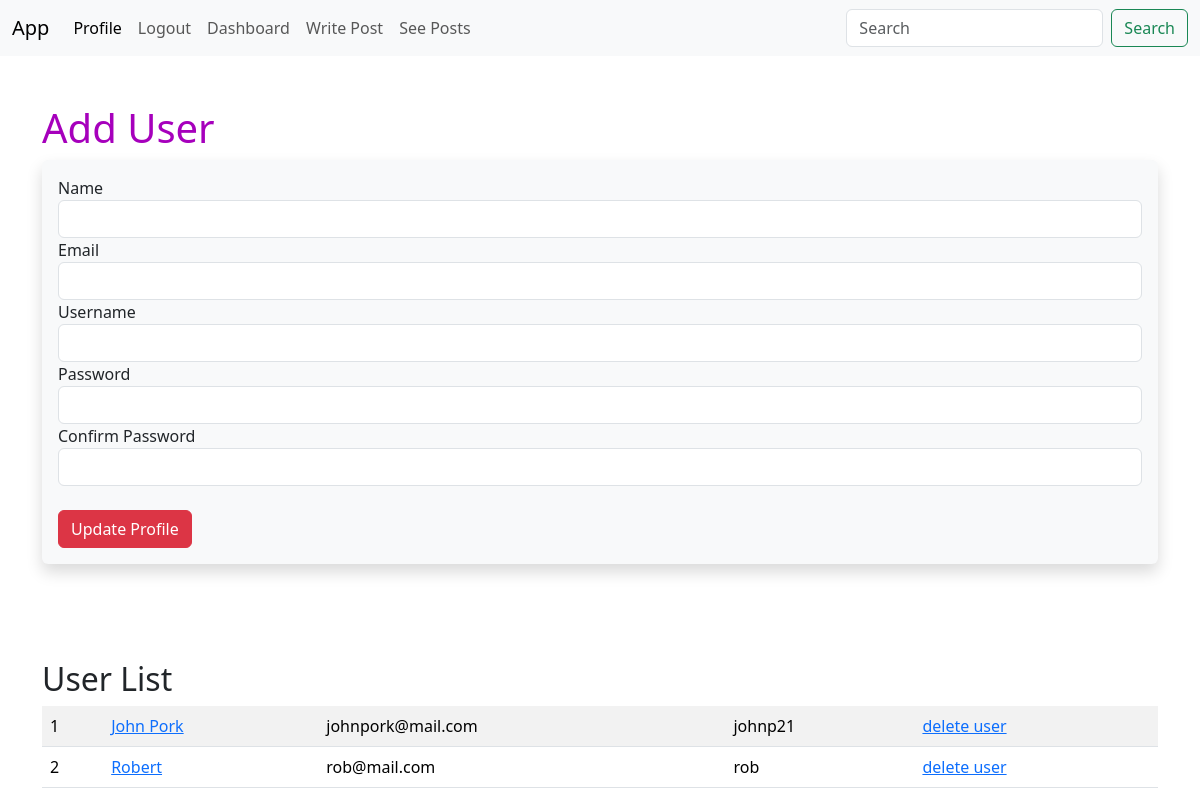
Page /user/add (signed in) on the committed database.
### app.py (models this page shows, shortened)
class Users(db.Model, UserMixin):
    id = db.Column(db.Integer, primary_key=True)
    username = db.Column(db.String(20), nullable=False, unique=True)
    name = db.Column(db.String(100), nullable=False)
    email = db.Column(db.String(100), nullable=False, unique=True)
    date_added = db.Column(db.DateTime, default=datetime.now())
    password_hash = db.Column(db.String(128))
    @property
    def password(self):
        raise AttributeError('Password is not a readable attribute')

### app.py (the view, shortened to what this page needs)
@app.route('/user/add', methods=['GET', 'POST'])
def add_user():
    name = None
    form = UserForm()
    our_users = Users.query.order_by(Users.date_added)
    return render_template('add_user.html',
                            form=form,
                            name=name,
                            our_users=our_users)

### webforms.py
class UserForm(FlaskForm):
    name = StringField('Name', validators=[DataRequired()])
    email = StringField('Email', validators=[DataRequired()])
    username = StringField('Username', validators=[DataRequired()])
    password_hash = PasswordField('Password',
                                  validators=[DataRequired(), EqualTo('password_hash2', message='Passwords not matching')])
    password_hash2 = PasswordField('Confirm Password',
                                   validators=[DataRequired()])
    submit = SubmitField('Update Profile')

### app.py (called while the page is built)
@login_manager.user_loader
def load_user(user_id):
    return Users.query.get(int(user_id))

### templates/add_user.html (shortened to what this page needs)
{% extends 'base.html' %}
{% block content%}
    {% if name %}
        <p>
    {% else %}
        <h1>Add User</h1>
        <div class="shadow p-3 mb-5 bg-body-tertiary rounded">
            <form method="POST">
                <div>
                    {{ form.name.label }} {{ form.name(class="form-control") }}
                </div>
                <div>
                    {{ form.email.label }} {{ form.email(class="form-control") }}
                </div>
                <div>
                    {{ form.username.label }} {{ form.username(class="form-control") }}
                </div>
                <div>
                    {{ form.password_hash.label }} {{ form.password_hash(class="form-control") }}
                </div>
                <div>
                    {{ form.password_hash2.label }} {{ form.password_hash2(class="form-control") }}
                </div>
                <div>
                    <br>
                    {{form.submit(class="btn btn-danger")}}
                </div>
            </form>
        </div>
    {% endif %}
    <br><br>
    <h2>User List</h2>
    <table class="table table-striped table-hover">
    {% for our_user in our_users %}
        <tr>
            <td>{{ our_user.id }}</td>
            <td><a href="{{ url_for('update', id=our_user.id )}}">{{ our_user.name }}</a></td>
            <td>{{ our_user.email }}</td>
            <td>{{ our_user.username }}</td>
            <td><a href="{{ url_for('delete', id=our_user.id )}}">delete user</a></td>
        </tr>
    {% endfor %}
    </table>
{% endblock %}

### static/css/style.css (style rules this page uses)
h1 { color: rgb(166, 0, 188) }

### rows in the picture
Users: id "1", name "John Pork", email "johnpork@mail.com", username "johnp21"
Users: id "2", name "Robert", email "rob@mail.com", username "rob"
